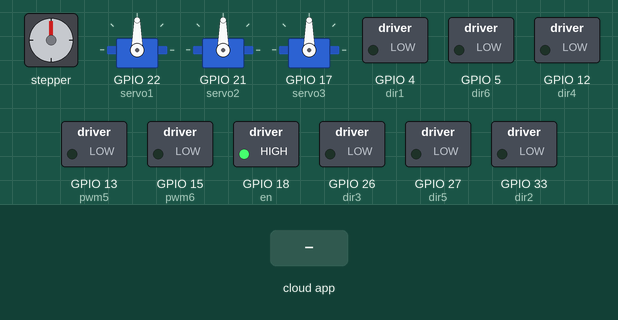
This sketch was run on a simulated ESP32. Shown: stepper motor, 3 × servo, switched loads named in the sketch (green lamp = pin HIGH). Wiring (inferred from the names in the program): stepper motor (2048 steps per turn assumed): coils GPIO 0, GPIO 32, GPIO 25, GPIO 14. The inputs (shaded band) are chosen by the test bench. The ROS host is connected and sends only what is stated.

Above: at 1.2 s.
1.3 s: the phone or cloud app sets servoc1 to 0
At 2.5 s:
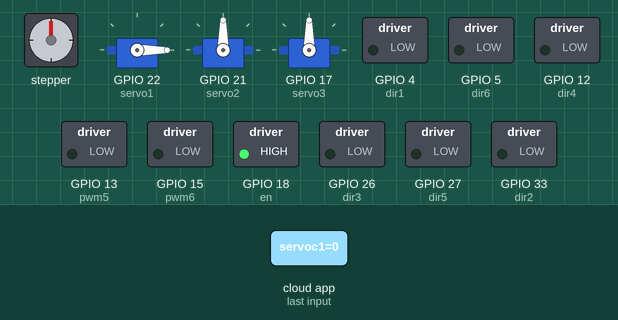
2.8 s: the phone or cloud app sets servoc2 to 0
At 3.7 s:
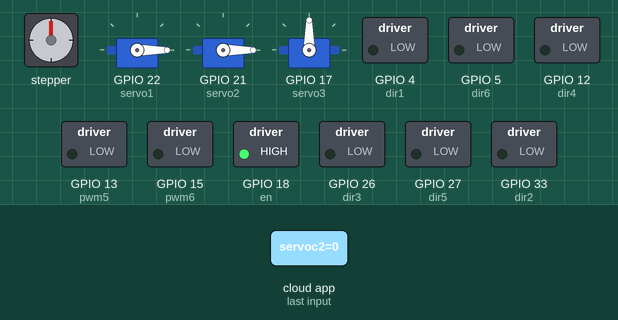
4.3 s: the phone or cloud app sets servoc3 to 0
At 4.8 s:
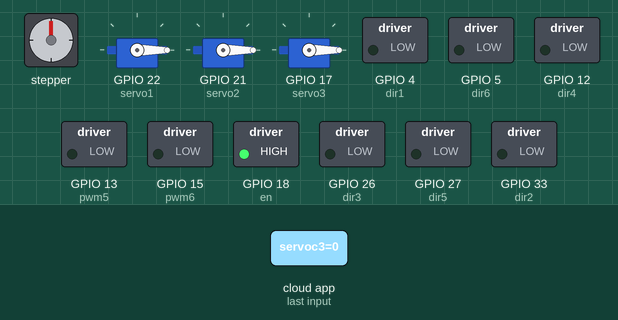
5.8 s: the phone or cloud app sets servoc1 to 45
At 7.0 s:
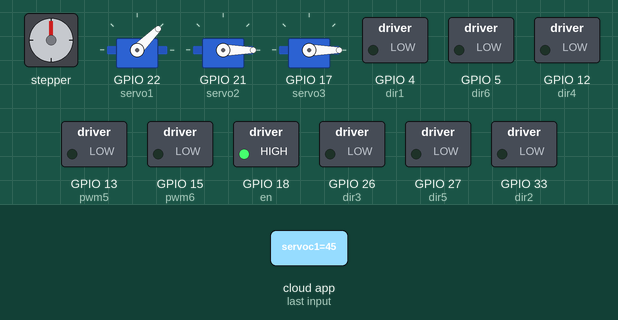
7.3 s: the phone or cloud app sets servoc2 to 45
At 8.3 s:
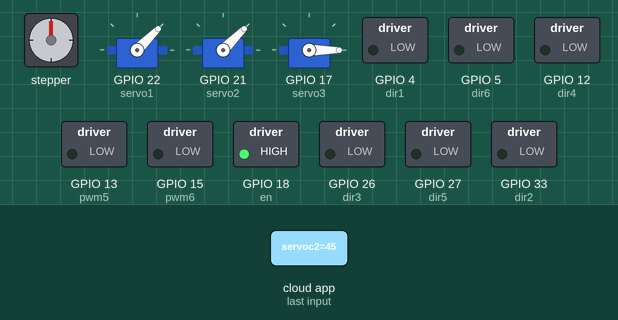
8.8 s: the phone or cloud app sets servoc3 to 45
At 9.4 s:
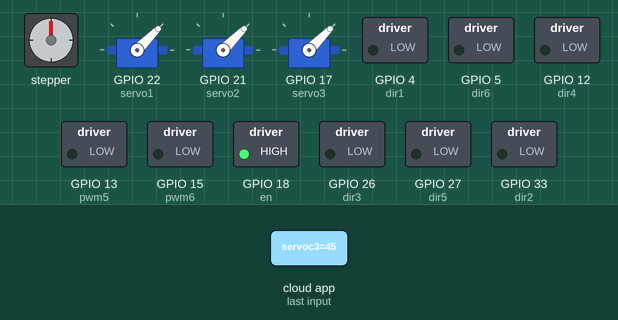
Timing chart, 0 to 11.3 s (numbered marks = the images above; inputs shaded):
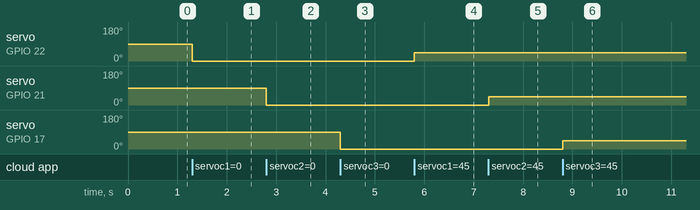

Measured:
- after the input at 1.3 s, servo on GPIO 22 (servo1): 90° → 0° at once
- after the input at 2.8 s, servo on GPIO 21 (servo2): 90° → 0° at once
- after the input at 4.3 s, servo on GPIO 17 (servo3): 90° → 0° at once
- after the input at 5.8 s, servo on GPIO 22 (servo1): 0° → 45° at once
- after the input at 7.3 s, servo on GPIO 21 (servo2): 0° → 45° at once
- after the input at 8.8 s, servo on GPIO 17 (servo3): 0° → 45° at once

The sketch:

ld.ino
```cpp
#include <ros.h>
#include <std_msgs/Float32MultiArray.h>
#include <std_msgs/Int16.h>
#include <ESP32Servo.h>
#include "ArduinoHardware.h"
#include <Wire.h>
#include <Adafruit_PWMServoDriver.h>
ros::NodeHandle nh;


int dir1=4;
int pwm1=0;

int dir2=33;
int pwm2=32;

int dir3=26;
int pwm3=25;
int dir4=12; //scissor lift
int pwm4=14;
int dir5=27; // augre
int pwm5=13;
int dir6=5; //magnetic mixer
int pwm6=15;
int en=18;
int dirst=19;
int step=23;
float b[13];
Servo servo1;
Servo servo2;
Servo servo3;
Servo servo4;
Servo servo5;
Servo servo6;
Servo servo7;
Servo servo8;


void Callback( const std_msgs::Float32MultiArray& val){


  memcpy(b, val.data, sizeof(b));
}
ros::Subscriber<std_msgs::Float32MultiArray> Sub("publish", &Callback);


void callback1( const std_msgs::Int16& val){

 servo1.write(val.data);
}
ros::Subscriber<std_msgs::Int16> Sub1("servoc1", &callback1);

void callback2( const std_msgs::Int16& val){

 servo2.write(val.data);
}
ros::Subscriber<std_msgs::Int16> Sub2("servoc2", &callback2);

void callback3( const std_msgs::Int16& val){

 servo3.write(val.data);
}
ros::Subscriber<std_msgs::Int16> Sub3("servoc3", &callback3);


void setup() {
  pinMode(dir1,OUTPUT);
  pinMode(dir2,OUTPUT);
  pinMode(dir3,OUTPUT);
  pinMode(dir4,OUTPUT);
  pinMode(dir5,OUTPUT);
  pinMode(dir6,OUTPUT);
  pinMode(pwm1,OUTPUT);
  pinMode(pwm2,OUTPUT);
  pinMode(pwm3,OUTPUT);
  pinMode(pwm4,OUTPUT);
  pinMode(pwm5,OUTPUT);
  pinMode(pwm6,OUTPUT);
  pinMode(en,OUTPUT);
  pinMode(dirst,OUTPUT);
  pinMode(step,OUTPUT);
  digitalWrite(en,HIGH);
  nh.getHardware()->setBaud(115200);
  nh.subscribe(Sub);
  nh.subscribe(Sub1);
  nh.subscribe(Sub2);
  nh.subscribe(Sub3);

  nh.initNode();
  servo1.attach(22);
  servo2.attach(21);
  servo3.attach(17);


}

void loop() {
  analogWrite(pwm1,0);
  analogWrite(pwm2,0);
  analogWrite(pwm3,0);
  analogWrite(pwm4,0);
  analogWrite(pwm5,0);
  analogWrite(pwm6,0);


  if(b[0]==1)
  { //pumps are unidirectional and on digital high
    digitalWrite(dir1, HIGH);

    digitalWrite(pwm1,HIGH);

  }
  else if(b[0]==2)
  {
    digitalWrite(dir2, HIGH);

    digitalWrite(pwm2,HIGH);

  }
  else if(b[0]==3)
  {
    digitalWrite(dir3, HIGH);

    digitalWrite(pwm3,HIGH);

  }

  // the 4 buttons on the right. If rightmost is pressed then b[2]=1 (scissor lift) if uppermost is pressed then b[2] is 2 (augre) and if leftmost is pressed then b[2] is 3 (magnet)
  // have to hold down the mentioned button and then move the left joystick up or down to change direction (button must be pressed while doing this)
  else if(b[2]==1 && b[3]>0.1)  // scissor lift, magnetic spinner and augre are bi directional and analog
  {
    digitalWrite(dir4, HIGH);

    analogWrite(pwm4,b[3]*255);


  }
  else if(b[2]==1 && b[3]<-0.1)
  {
    digitalWrite(dir4, LOW);

    analogWrite(pwm4,(-1*b[3])*255);


  }
  else if(b[2]==2 && b[1]>0.1)
  {
    digitalWrite(dir5, HIGH);

    analogWrite(pwm5,b[3]*255);

  }
  else if(b[2]==2 && b[1]<-0.1)
  {
    digitalWrite(dir5, LOW);

    analogWrite(pwm5,(-1*b[3])*255);

  }
  else if(b[2]==3 && b[3]>0.1)
  {
    digitalWrite(dir6, HIGH);

    analogWrite(pwm6,b[3]*255);


  }
  else if(b[2]==3 && b[3]<-0.1)
  {
    digitalWrite(dir6, LOW);

    analogWrite(pwm6,(-1*b[3])*255);


  }
  //b[4] is 1 when left trigger is pressed: enabled. b[4]=0 when right trigger is pressed. b[5] is 1 when the lowermost of the left 4 buttons is pressed. is -1 when lowermost of right 4 buttons is pressed.
  if(b[4]==1){
    digitalWrite(en,LOW); // stepper is enabled
    if(b[5]==1)
   {  digitalWrite(dirst,LOW); //Changes the direction of rotation
  for(int x = 0; x < 5; x++) {
    digitalWrite(step,HIGH);
    delayMicroseconds(500);
    digitalWrite(step,LOW);
    delayMicroseconds(500);

   }
   }
    else if(b[5]==-1)
    {digitalWrite(dirst,HIGH); // Enables the motor to move in a particular direction
     for(int x = 0; x < 5; x++) {
    digitalWrite(step,HIGH);
    delayMicroseconds(500);
    digitalWrite(step,LOW);
    delayMicroseconds(500);

    }
  }
  }
  if(b[4]==0)
  {
    digitalWrite(en,HIGH);
  }

  nh.spinOnce();

}
```
